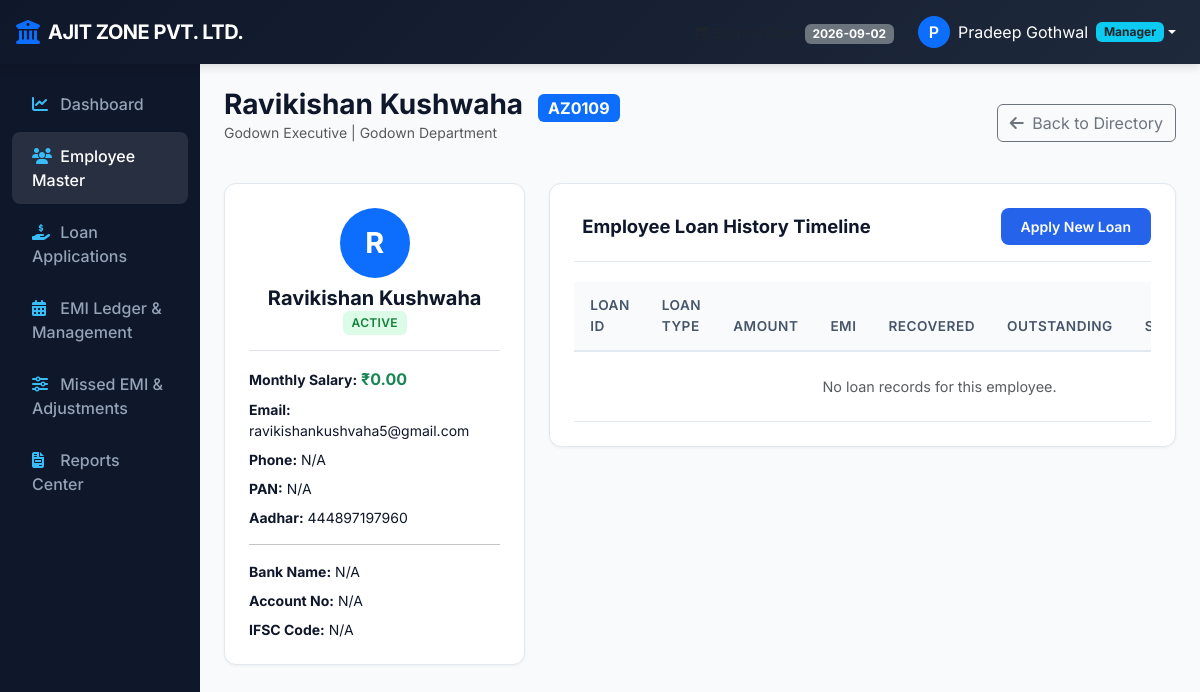
/employees/125/detail (signed in), run on the app's committed database.
### models.py (models this page shows, shortened)
class SystemSetting(db.Model):
    __tablename__ = 'system_settings'
    id = db.Column(db.Integer, primary_key=True)
    key = db.Column(db.String(64), unique=True, nullable=False)
    value = db.Column(db.Text, nullable=True)
    description = db.Column(db.String(256), nullable=True)
    updated_at = db.Column(db.DateTime, default=datetime.utcnow, onupdate=datetime.utcnow)

class User(db.Model):
    __tablename__ = 'users'
    id = db.Column(db.Integer, primary_key=True)
    username = db.Column(db.String(64), unique=True, nullable=False, index=True)
    password_hash = db.Column(db.String(256), nullable=False)
    full_name = db.Column(db.String(128), nullable=False)
    email = db.Column(db.String(128), nullable=True)
    role = db.Column(db.String(32), nullable=False, default='HR')
    employee_id = db.Column(db.Integer, db.ForeignKey('employees.id'), nullable=True)
    permissions = db.Column(db.Text, nullable=True)
    is_primary_superadmin = db.Column(db.Boolean, default=False)
    is_active = db.Column(db.Boolean, default=True)
    created_at = db.Column(db.DateTime, default=datetime.utcnow)
    employee = db.relationship('Employee', foreign_keys=[employee_id], backref='user_account', uselist=False)
    def is_superadmin(self):
        return self.role == 'Super_Admin' or self.is_primary_superadmin
    def get_permissions(self):
        if self.is_superadmin():
            from utils.permissions import MODULES_DEF
            perms = {}
            for m in MODULES_DEF:
                perms[m['id']] = list(m['actions'])
            return perms
        from utils.permissions import parse_user_permissions
        return parse_user_permissions(self.permissions, self.role)
    def has_permission(self, module, action):
        if self.is_superadmin():
            return True
        if not self.is_active:
            return False
        perms = self.get_permissions()
        module_actions = perms.get(module, [])
        if isinstance(module_actions, list):
            if action == 'view':
                return 'view_all' in module_actions or 'view_own' in module_actions
            return action in module_actions
        return False
    def can_view_all(self, module):
        if self.is_superadmin():
            return True
        perms = self.get_permissions()
        actions = perms.get(module, [])
        return 'view_all' in actions

class Employee(db.Model):
    __tablename__ = 'employees'
    id = db.Column(db.Integer, primary_key=True)
    emp_id = db.Column(db.String(32), unique=True, nullable=False, index=True)
    name = db.Column(db.String(128), nullable=False)
    department = db.Column(db.String(64), nullable=False, index=True)
    designation = db.Column(db.String(64), nullable=False)
    current_salary = db.Column(db.Float, nullable=False, default=0.0)
    email = db.Column(db.String(128), nullable=True)
    phone = db.Column(db.String(32), nullable=True)
    pan_number = db.Column(db.String(32), nullable=True)
    aadhar_number = db.Column(db.String(32), nullable=True)
    bank_name = db.Column(db.String(64), nullable=True)
    bank_account_no = db.Column(db.String(64), nullable=True)
    ifsc_code = db.Column(db.String(32), nullable=True)
    status = db.Column(db.String(16), nullable=False, default='Active') # Active, Inactive, Terminated
    hiring_date = db.Column(db.Date, nullable=True)
    joining_date = db.Column(db.Date, nullable=True)
    address = db.Column(db.Text, nullable=True)
    city = db.Column(db.String(64), nullable=True)
    emergency_contact = db.Column(db.String(64), nullable=True)
    emergency_relation = db.Column(db.String(32), nullable=True)
    emergency_phone = db.Column(db.String(32), nullable=True)
    created_at = db.Column(db.DateTime, default=datetime.utcnow)
    updated_at = db.Column(db.DateTime, default=datetime.utcnow, onupdate=datetime.utcnow)
    loans = db.relationship('Loan', backref='employee', lazy=True)

### routes/employee.py (the view)
@employee_bp.route('/employees/<int:emp_id_pk>/detail')
@login_required
@permission_required('employees', 'view')
def detail(emp_id_pk):
    employee = Employee.query.get_or_404(emp_id_pk)
    if not g.user.can_view_all('employees'):
        if not g.user.has_permission('employees', 'view_own') or g.user.employee_id != employee.id:
            flash('Unauthorized access: You can only view your own employee profile.', 'danger')
            return redirect(url_for('dashboard.index'))
    loans = Loan.query.filter_by(employee_id=employee.id).order_by(Loan.created_at.desc()).all()
    return render_template('employees/detail.html', employee=employee, loans=loans)

### templates/employees/detail.html (shortened to what this page needs)
{% extends 'base.html' %}
{% block content %}
<div class="d-flex justify-content-between align-items-center mb-4">
    <div>
        <h3 class="fw-bold mb-0">{{ employee.name }} <span class="badge bg-primary fs-6 ms-2">{{ employee.emp_id }}</span></h3>
        <p class="text-muted small">{{ employee.designation }} | {{ employee.department }} Department</p>
    </div>
    <a href="{{ url_for('employee.index') }}" class="btn btn-outline-secondary">
        <i class="fa-solid fa-arrow-left me-1"></i> Back to Directory
    </a>
</div>
<div class="row g-4">
    <div class="col-lg-4">
        <div class="content-card">
            <div class="text-center pb-3 mb-3 border-bottom">
                <div class="bg-primary text-white rounded-circle d-inline-flex align-items-center justify-content-center mb-2" style="width: 70px; height: 70px; font-size: 1.8rem; font-weight: 700;">
                    {{ employee.name[0] }}
                </div>
                <h5 class="fw-bold mb-0">{{ employee.name }}</h5>
                <span class="badge-status badge-{{ employee.status | lower }}">{{ employee.status }}</span>
            </div>
            <div class="small">
                <p class="mb-2"><strong>Monthly Salary:</strong> <span class="fw-bold text-success fs-6">{{ employee.current_salary | inr }}</span></p>
                <p class="mb-2"><strong>Email:</strong> {{ employee.email or 'N/A' }}</p>
                <p class="mb-2"><strong>Phone:</strong> {{ employee.phone or 'N/A' }}</p>
                <p class="mb-2"><strong>PAN:</strong> {{ employee.pan_number or 'N/A' }}</p>
                <p class="mb-2"><strong>Aadhar:</strong> {{ employee.aadhar_number or 'N/A' }}</p>
                <hr/>
                <p class="mb-2"><strong>Bank Name:</strong> {{ employee.bank_name or 'N/A' }}</p>
                <p class="mb-2"><strong>Account No:</strong> {{ employee.bank_account_no or 'N/A' }}</p>
                <p class="mb-0"><strong>IFSC Code:</strong> {{ employee.ifsc_code or 'N/A' }}</p>
            </div>
        </div>
    </div>
    <div class="col-lg-8">
        <div class="content-card">
            <div class="card-header-flex">
                <h5 class="card-title-main">Employee Loan History Timeline</h5>
                <a href="{{ url_for('loan.create') }}" class="btn btn-sm btn-brand">Apply New Loan</a>
            </div>
            <div class="table-responsive">
                <table class="table table-custom">
                    <thead>
                        <tr>
                            <th>Loan ID</th>
                            <th>Loan Type</th>
                            <th>Amount</th>
                            <th>EMI</th>
                            <th>Recovered</th>
                            <th>Outstanding</th>
                            <th>Status</th>
                        </tr>
                    </thead>
                    <tbody>
                        {% for loan in loans %}
                        <tr>
                            <td class="fw-bold text-primary">{{ loan.loan_id }}</td>
                            <td>{{ loan.loan_type }}</td>
                            <td>{{ loan.loan_amount | inr }}</td>
                            <td>{{ loan.monthly_emi | inr }}</td>
                            <td class="text-success fw-bold">{{ loan.total_recovered | inr }}</td>
                            <td class="text-danger fw-bold">{{ loan.outstanding_balance | inr }}</td>
                            <td><span class="badge-status badge-{{ loan.loan_status | lower }}">{{ loan.loan_status }}</span></td>
                            <td>
                                <a href="{{ url_for('loan.view_loan', loan_id=loan.id) }}" class="btn btn-sm btn-light border">
                                    <i class="fa-solid fa-eye"></i> View
                                </a>
                            </td>
                        </tr>
                        {% else %}
                        <tr><td colspan="8" class="text-center text-muted py-4">No loan records for this employee.</td></tr>
                        {% endfor %}
                    </tbody>
                </table>
            </div>
        </div>
    </div>
</div>
{% endblock %}

### templates/base.html (shortened to what this page needs)
<!DOCTYPE html>
<html lang="en">
<head>
    <link href="https://cdn.jsdelivr.net/npm/bootstrap@5.3.0/dist/css/bootstrap.min.css" rel="stylesheet">
    <link href="https://cdnjs.cloudflare.com/ajax/libs/font-awesome/6.4.0/css/all.min.css" rel="stylesheet">
    <link href="{{ url_for('static', filename='css/custom.css') }}" rel="stylesheet">
</head>
<body>
    {% if session.get('user_id') %}
    <nav class="navbar navbar-expand-lg bg-brand-header navbar-dark sticky-top">
        <div class="container-fluid px-3">
            <a class="navbar-brand d-flex align-items-center" href="{{ url_for('dashboard.index') }}">
                <i class="fa-solid fa-building-columns text-primary me-2 fs-4"></i>
                <span class="navbar-brand-title">{{ COMPANY_NAME }}</span>
            </a>
            <div class="collapse navbar-collapse" id="navbarMain">
                <ul class="navbar-nav ms-auto align-items-center">
                    <li class="nav-item me-3 text-light">
                        <small class="text-muted"><i class="fa-regular fa-calendar-check me-1"></i>System Date:</small>
                        <span class="badge bg-secondary">2026-09-02</span>
                    </li>
                    <li class="nav-item dropdown">
                        <a class="nav-link dropdown-toggle d-flex align-items-center text-white" href="#" id="userDropdown" role="button" data-bs-toggle="dropdown">
                            <div class="bg-primary text-white rounded-circle d-flex align-items-center justify-content-center me-2" style="width: 32px; height: 32px; font-weight: 600;">
                                {{ session.get('full_name', 'U')[0] }}
                            </div>
                            <span>{{ session.get('full_name') }}</span>
                            <span class="badge bg-info ms-2 text-dark">{{ session.get('user_role') }}</span>
                        </a>
                    </li>
                </ul>
            </div>
        </div>
    </nav>
    <div class="container-fluid">
        <div class="row">
            <nav class="col-md-3 col-lg-2 d-md-block main-sidebar collapse">
                <div class="position-sticky">
                    <ul class="nav flex-column">
                        {% if has_perm('dashboard', 'view_all') or is_superadmin() %}
                        <li class="nav-item">
                            <a class="nav-link {% if request.endpoint == 'dashboard.index' %}active{% endif %}" href="{{ url_for('dashboard.index') }}">
                                <i class="fa-solid fa-chart-line"></i> Dashboard
                            </a>
                        </li>
                        {% endif %}
                        {% if has_perm('employees', 'view_all') or has_perm('employees', 'view_own') or is_superadmin() %}
                        <li class="nav-item">
                            <a class="nav-link {% if 'employee' in request.endpoint %}active{% endif %}" href="{{ url_for('employee.index') }}">
                                <i class="fa-solid fa-users"></i> Employee Master
                            </a>
                        </li>
                        {% endif %}
                        {% if has_perm('loan_applications', 'view_all') or has_perm('loan_applications', 'view_own') or has_perm('loan_applications', 'add') or is_superadmin() %}
                        <li class="nav-item">
                            <a class="nav-link {% if 'loan' in request.endpoint %}active{% endif %}" href="{{ url_for('loan.index') }}">
                                <i class="fa-solid fa-hand-holding-dollar"></i> Loan Applications
                            </a>
                        </li>
                        {% endif %}
                        {% if has_perm('emi', 'view_all') or has_perm('emi', 'view_own') or is_superadmin() %}
                        <li class="nav-item">
                            <a class="nav-link {% if 'emi.management' in request.endpoint %}active{% endif %}" href="{{ url_for('emi.management') }}">
                                <i class="fa-solid fa-calendar-days"></i> EMI Ledger & Management
                            </a>
                        </li>
                        {% endif %}
                        {% if has_perm('adjustments', 'view_all') or has_perm('adjustments', 'view_own') or is_superadmin() %}
                        <li class="nav-item">
                            <a class="nav-link {% if 'emi.adjustments' in request.endpoint %}active{% endif %}" href="{{ url_for('emi.adjustments') }}">
                                <i class="fa-solid fa-sliders"></i> Missed EMI & Adjustments
                            </a>
                        </li>
                        {% endif %}
                        {% if has_perm('reports', 'view_all') or has_perm('reports', 'view_own') or is_superadmin() %}
                        <li class="nav-item">
                            <a class="nav-link {% if 'reports' in request.endpoint %}active{% endif %}" href="{{ url_for('reports.index') }}">
                                <i class="fa-solid fa-file-invoice"></i> Reports Center
                            </a>
                        </li>
                        {% endif %}
                    </ul>
                </div>
            </nav>
            <main class="col-md-9 ms-sm-auto col-lg-10 px-md-4 py-4">
                {% block content %}{% endblock %}
            </main>
        </div>
    </div>
    {% else %}
        {% block login_content %}{% endblock %}
    {% endif %}
</body>
</html>

### data on the page
SystemSetting: value "AJIT ZONE PVT. LTD."
User: get "Manager"
Employee: name "Ravikishan Kushwaha", emp_id "AZ0109", designation "Godown Executive", department "Godown", name "R", status "ACTIVE", current_salary|inr "₹0.00", email "ravikishankushvaha5@gmail.com", phone "N/A", pan_number "N/A", aadhar_number "444897197960", bank_name "N/A", bank_account_no "N/A", ifsc_code "N/A"

### other printed values
{{ session.get('full_name', 'U')[0] }} "P"
{{ session.get('full_name') }} "Pradeep Gothwal"
